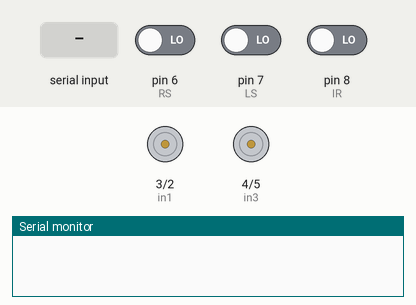
This sketch was run on a simulated Arduino Uno, built with avr-gcc and run on an emulated ATmega328P. Shown: motor-driver pin pairs drawn as motors (green arrow = first pin HIGH = forward, orange = second pin HIGH = backward, longer = more drive, scaled by the enable pin), the last lines printed to the serial monitor. Inputs (shaded band) come from the test bench; at power-on: pin 6 (RS) LOW, pin 7 (LS) LOW, pin 8 (IR) LOW.

Above: at 1.2 s.
1.3 s: "F" received over the second serial link
At 1.9 s:
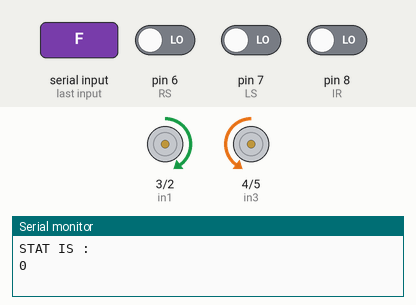
2.8 s: "B" received over the second serial link
At 4.0 s:
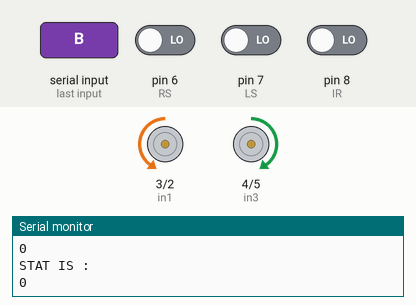
4.3 s: "R" received over the second serial link
At 5.4 s:
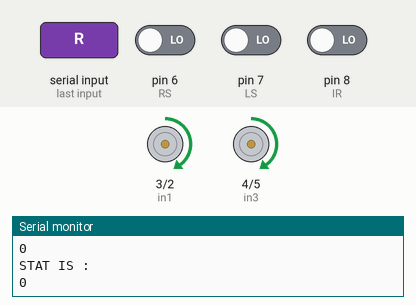
5.8 s: "L" received over the second serial link
At 6.5 s:
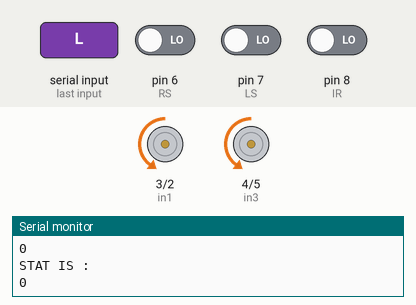
7.3 s: "U" received over the second serial link
At 7.7 s:
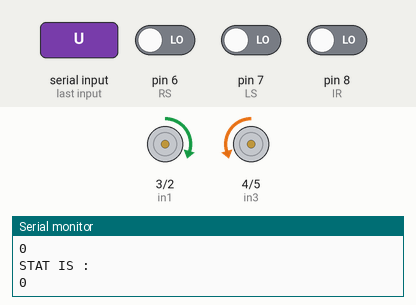
8.8 s: "K" received over the second serial link
At 10.0 s:
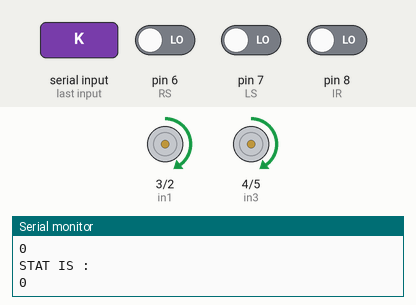
Timing chart, 0 to 11.3 s (numbered marks = the images above; inputs shaded):
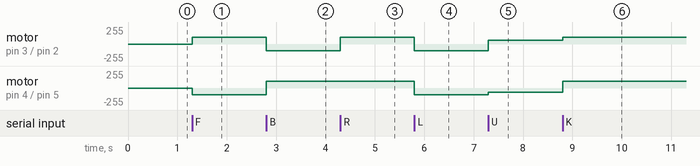

Measured:
- after the input at 1.3 s, motor on pin 3 (in1) / pin 2 (in2): stopped → forward 100/255 at once; motor on pin 4 (in3) / pin 5 (in4): stopped → backward 100/255 at once
- after the input at 2.8 s, motor on pin 3 (in1) / pin 2 (in2): forward 100/255 → backward 100/255 at once; motor on pin 4 (in3) / pin 5 (in4): backward 100/255 → forward 100/255 at once
- after the input at 4.3 s, motor on pin 3 (in1) / pin 2 (in2): backward 100/255 → forward 100/255 at once
- after the input at 5.8 s, motor on pin 3 (in1) / pin 2 (in2), motor on pin 4 (in3) / pin 5 (in4): forward 100/255 → backward 100/255 at once
- after the input at 7.3 s, motor on pin 3 (in1) / pin 2 (in2): backward 100/255 → forward 60/255 at once; motor on pin 4 (in3) / pin 5 (in4): backward 100/255 → backward 60/255 at once
- after the input at 8.8 s, motor on pin 3 (in1) / pin 2 (in2): forward 60/255 → forward 100/255 at once; motor on pin 4 (in3) / pin 5 (in4): backward 60/255 → forward 100/255 at once

The sketch:

kahramana.ino
```cpp
#include <SoftwareSerial.h>
#define rxPin 0
#define txPin 1
SoftwareSerial rf(rxPin,txPin);
char state ;
int IR=8;


#include <NewPing.h>

#define TRIGGER_PIN  12 // Arduino pin tied to trigger pin on the ultrasonic sensor.
#define ECHO_PIN     13  // Arduino pin tied to echo pin on the ultrasonic sensor.
#define MAX_DISTANCE 200 // Maximum distance we want to ping for (in centimeters). Maximum sensor distance is rated at 400-500cm.

int distance;
int duration;
NewPing sonar1(TRIGGER_PIN, ECHO_PIN, MAX_DISTANCE); // NewPing setup of pins and maximum distance.


#define LS 7
#define RS 6
int lsensor;
int rsensor;


int enA = 9;
int enB = 10;
 int in1 = 3;
 int in2 = 2;

 int in3 = 4;
 int in4 = 5;


void square(){
  FWD(100);
  delay(1000);
  Stop();
  delay(1000);
  Right(100);
  delay(1900);
   Stop();
  delay(1000);
  FWD(100);
  delay(1000);
   Stop();
  delay(1000);
  Right(100);
  delay(1900);
   Stop();
  delay(1000);
  FWD(100);
  delay(1000);
   Stop();
  delay(1000);
  Right(100);
  delay(1900);
   Stop();
  delay(1000);
  FWD(100);
  delay(1000);
   Stop();
  delay(1000);
}


 void Right(int a){
analogWrite(enA,a);

analogWrite( enB ,a );

digitalWrite(in1, HIGH);
digitalWrite(in2, LOW);

digitalWrite(in3, HIGH);
digitalWrite(in4, LOW);

  }

void circle(){
  Right(100);
  delay(2000);
}
void Left (int a){


analogWrite( enA , a);

analogWrite( enB ,a);
digitalWrite(in1, LOW);
digitalWrite(in2, HIGH);

digitalWrite(in3, LOW);
digitalWrite(in4, HIGH);

}
  void FWD (int a){
    analogWrite( enA , a);

analogWrite( enB , a);

digitalWrite(in1, HIGH);
digitalWrite(in2, LOW);

digitalWrite(in3, LOW);
digitalWrite(in4, HIGH);

    }

    void Stop(){

analogWrite(enA,0);

analogWrite( enB , 0 );

digitalWrite(in1, LOW);
digitalWrite(in2, LOW);

digitalWrite(in3, LOW);
digitalWrite(in4, LOW);

      }

void Back (int a){

 analogWrite( enA , a);

analogWrite( enB , a);

digitalWrite(in1, LOW);
digitalWrite(in2, HIGH);
digitalWrite(in3, HIGH);
digitalWrite(in4, LOW);

  }

  void avoid (void)
{
  FWD(80);
  delay(50);
  duration=sonar1.ping();
  distance=duration/US_ROUNDTRIP_CM;
  Serial.print("Ping: ");
  Serial.print(distance);
  Serial.println("cm");

  if ( distance>0 && distance<20 )
     {Stop();
     delay(1000);
     Right(255);
     delay (500);

     }
}


void tracking () {
lsensor=digitalRead(LS);
rsensor=digitalRead(RS);

if((lsensor==LOW)&&(rsensor==LOW))
{ FWD(60); }
else if ((lsensor==LOW)&&(rsensor==HIGH))
{ Right (60); }
else if ((lsensor==HIGH)&&(rsensor==LOW))
{ Left(80); }
else((lsensor==HIGH)&&(rsensor==HIGH)) ;
{ FWD(60) ; }
}


void setup() {
  // put your setup code here, to run once:
rf.begin(9600);
Serial.begin(9600);

pinMode(LS,INPUT);
pinMode(RS,INPUT);
pinMode(in1, OUTPUT);
pinMode(in2, OUTPUT);
pinMode(in3, OUTPUT);
pinMode(in4, OUTPUT);
pinMode(enB, OUTPUT);
pinMode(enA, OUTPUT);
pinMode(IR, INPUT);
}


void loop() {
  // put your main code here, to run repeatedly:

if(rf.available()){
  state=rf.read();
  Serial.println("STAT IS :   ");

  Serial.println(digitalRead(8));
  }

if(state=='S'){Stop();}
else if(state=='F'){FWD(100);}
else if(state=='B'){Back(100);}
else if(state=='R'){Right(100);}
else if(state=='L'){Left(100);}
else if(state=='W') {avoid();}
else if(state=='U') {tracking();}
else if (state=='K') {circle();}

}
```
